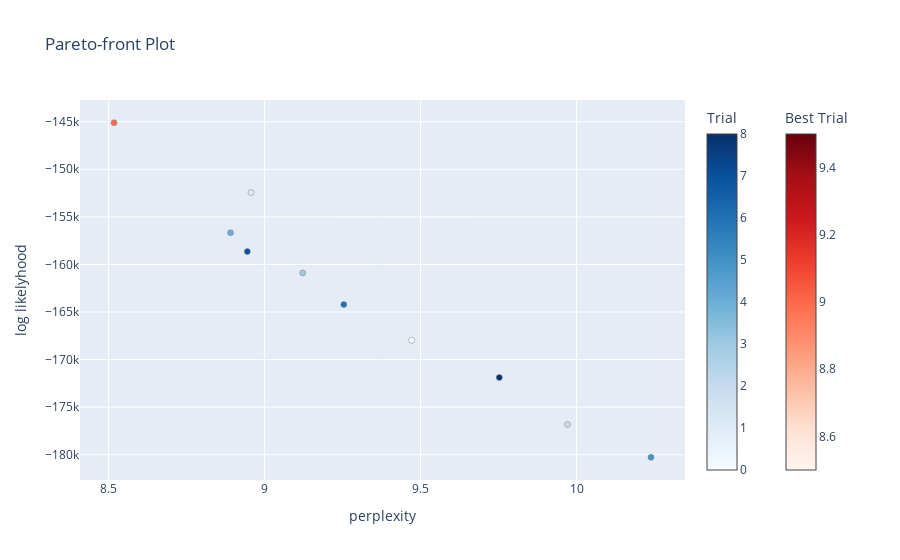

Notebook code for this chart:
### Code cell
optuna.visualization.plot_pareto_front(study, target_names=["perplexity", "log likelyhood"])

### Figure 1 — Plotly figure (JSON) as saved in the notebook; plotly's stock layout.template omitted (floating-point values rounded to 4 significant figures)
{"data": [{"hovertemplate": "%{text}<extra>Trial</extra>", "marker": {"color": [0, 1, 2, 3, 4, 5, 6, 7, 8], "colorbar": {"title": {"text": "Trial"}}, "colorscale": [[0.0, "rgb(247,251,255)"], [0.125, "rgb(222,235,247)"], [0.25, "rgb(198,219,239)"], [0.375, "rgb(158,202,225)"], [0.5, "rgb(107,174,214)"], [0.625, "rgb(66,146,198)"], [0.75, "rgb(33,113,181)"], [0.875, "rgb(8,81,156)"], [1.0, "rgb(8,48,107)"]], "line": {"color": "Grey", "width": 0.5}}, "mode": "markers", "showlegend": false, "text": ["{<br>  \"number\": 0,<br>  \"values\": [<br>    9.471773414019726,<br>    -167972.42972422583<br>  ],<br>  \"params\": {<br>    \"min word len\": 1,<br>    \"clusters\": 12,<br>    \"lr decay\": 0.9520305808617233,<br>    \"offset\": 8.89835538794861,<br>    \"intrs\": 67,<br>    \"subsampling rate\": 0.2823800913341271<br>  }<br>}", "{<br>  \"number\": 1,<br>  \"values\": [<br>    8.957066041741726,<br>    -152449.26403044417<br>  ],<br>  \"params\": {<br>    \"min word len\": 3,<br>    \"clusters\": 6,<br>    \"lr decay\": 0.7154492260592116,<br>    \"offset\": 9.224750438192697,<br>    \"intrs\": 15,<br>    \"subsampling rate\": 0.8770127231377713<br>  }<br>}", "{<br>  \"number\": 2,<br>  \"values\": [<br>    9.971235345104926,<br>    -176819.91637474566<br>  ],<br>  \"params\": {<br>    \"min word len\": 1,<br>    \"clusters\": 11,<br>    \"lr decay\": 0.9906526902662935,<br>    \"offset\": 4.305292611932013,<br>    \"intrs\": 21,<br>    \"subsampling rate\": 0.5813403161047515<br>  }<br>}", "{<br>  \"number\": 3,<br>  \"values\": [<br>    9.12246134650558,<br>    -160892.8507683189<br>  ],<br>  \"params\": {<br>    \"min word len\": 2,<br>    \"clusters\": 16,<br>    \"lr decay\": 0.5506812523165066,<br>    \"offset\": 1.855861727258885,<br>    \"intrs\": 43,<br>    \"subsampling rate\": 0.2065549077883323<br>  }<br>}", "{<br>  \"number\": 4,<br>  \"values\": [<br>    8.891261923972746,<br>    -156664.03510039978<br>  ],<br>  \"params\": {<br>    \"min word len\": 2,<br>    \"clusters\": 6,<br>    \"lr decay\": 0.6993342696113192,<br>    \"offset\": 9.33345131724493,<br>    \"intrs\": 82,<br>    \"subsampling rate\": 0.8050014758858401<br>  }<br>}", "{<br>  \"number\": 5,<br>  \"values\": [<br>    10.238763909575225,<br>    -180263.67739198141<br>  ],<br>  \"params\": {<br>    \"min word len\": 2,<br>    \"clusters\": 15,<br>    \"lr decay\": 0.9855304694051059,<br>    \"offset\": 3.6083440760840735,<br>    \"intrs\": 37,<br>    \"subsampling rate\": 0.3756953642439885<br>  }<br>}", "{<br>  \"number\": 6,<br>  \"values\": [<br>    9.254356901176045,<br>    -164218.56321136892<br>  ],<br>  \"params\": {<br>    \"min word len\": 1,<br>    \"clusters\": 9,<br>    \"lr decay\": 0.8131917305164522,<br>    \"offset\": 1.648013311439922,<br>    \"intrs\": 16,<br>    \"subsampling rate\": 0.8366831259696127<br>  }<br>}", "{<br>  \"number\": 7,<br>  \"values\": [<br>    8.945142743592205,<br>    -158651.05170035135<br>  ],<br>  \"params\": {<br>    \"min word len\": 1,<br>    \"clusters\": 9,<br>    \"lr decay\": 0.5835880704022454,<br>    \"offset\": 0.5746688889343343,<br>    \"intrs\": 20,<br>    \"subsampling rate\": 0.7193243774406014<br>  }<br>}", "{<br>  \"number\": 8,<br>  \"values\": [<br>    9.752626900392093,<br>    -171880.29649251024<br>  ],<br>  \"params\": {<br>    \"min word len\": 2,<br>    \"clusters\": 13,<br>    \"lr decay\": 0.8964278952471212,<br>    \"offset\": 9.645296043289699,<br>    \"intrs\": 52,<br>    \"subsampling rate\": 0.6840104853271134<br>  }<br>}"], "x": [9.472, 8.957, 9.971, 9.122, 8.891, 10.24, 9.254, 8.945, 9.753], "y": [-168000.0, -152400.0, -176800.0, -160900.0, -156700.0, -180300.0, -164200.0, -158700.0, -171900.0], "type": "scatter"}, {"hovertemplate": "%{text}<extra>Best Trial</extra>", "marker": {"color": [9], "colorbar": {"title": {"text": "Best Trial"}, "x": 1.1, "xpad": 40}, "colorscale": [[0.0, "rgb(255,245,240)"], [0.125, "rgb(254,224,210)"], [0.25, "rgb(252,187,161)"], [0.375, "rgb(252,146,114)"], [0.5, "rgb(251,106,74)"], [0.625, "rgb(239,59,44)"], [0.75, "rgb(203,24,29)"], [0.875, "rgb(165,15,21)"], [1.0, "rgb(103,0,13)"]], "line": {"color": "Grey", "width": 0.5}}, "mode": "markers", "showlegend": false, "text": ["{<br>  \"number\": 9,<br>  \"values\": [<br>    8.517843559033986,<br>    -145109.982871703<br>  ],<br>  \"params\": {<br>    \"min word len\": 3,<br>    \"clusters\": 4,<br>    \"lr decay\": 0.7093448073088968,<br>    \"offset\": 4.585776134567166,<br>    \"intrs\": 23,<br>    \"subsampling rate\": 0.3985062763134446<br>  }<br>}"], "x": [8.518], "y": [-145100.0], "type": "scatter"}], "layout": {"title": {"text": "Pareto-front Plot"}, "xaxis": {"title": {"text": "perplexity"}}, "yaxis": {"title": {"text": "log likelyhood"}}}}
